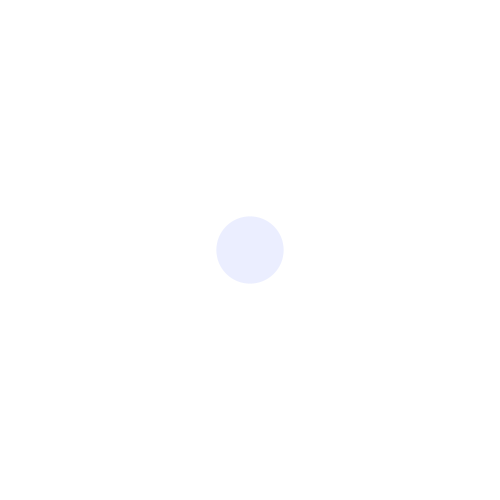
Frame 1 (no input)
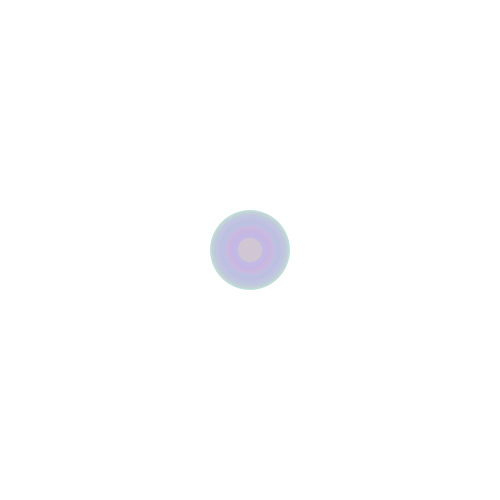
Frame 60 (the mouse pressed at the canvas centre just before this capture)
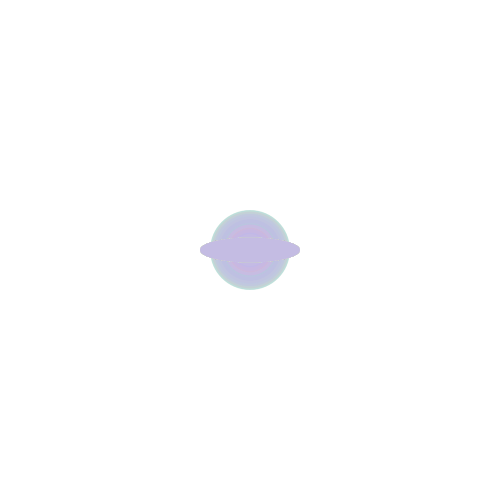
Frame 120 (the mouse held since frame 60 and released just before this capture)

The Processing sketch that drew these frames (run headless with seeded random() and noise(); from frame 60 on, the mouse is pressed at the canvas centre):

// Processing sketch: processing_106383
// ── processing_106383.pde

int counter;

void setup() {  //setup function called initially, only once
  size(500, 500);
  background(255);  //set background white
  colorMode(HSB);   //set colors to Hue, Saturation, Brightness mode
  counter = 0;
}

void draw() {  //draw function loops 
  counter++;
  noStroke();
  fill(random(255),100,255,50);
  
  if(mousePressed == true) { //add some interaction
    ellipse(mouseX, mouseY, 100, 25);
  }
  else {
    ellipse(width/2, height/2, 80*sin(counter), 80*sin(counter));
  }
}
